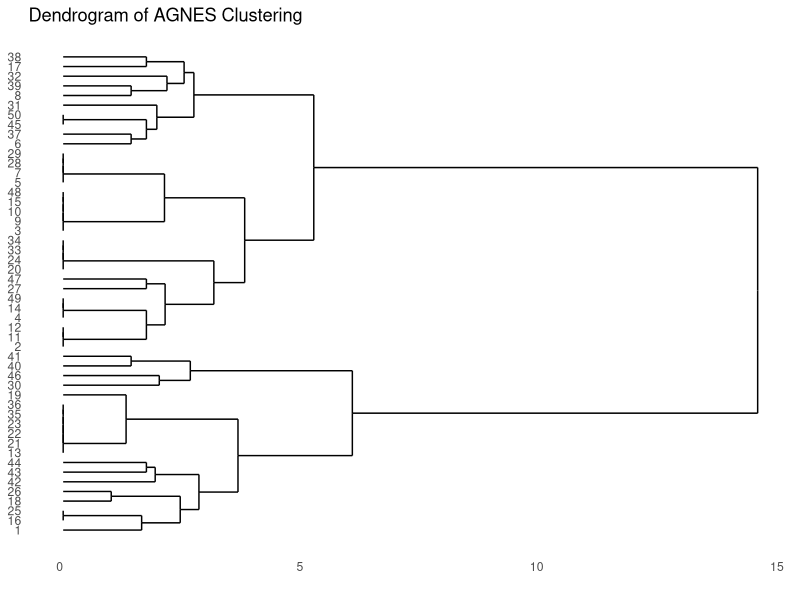
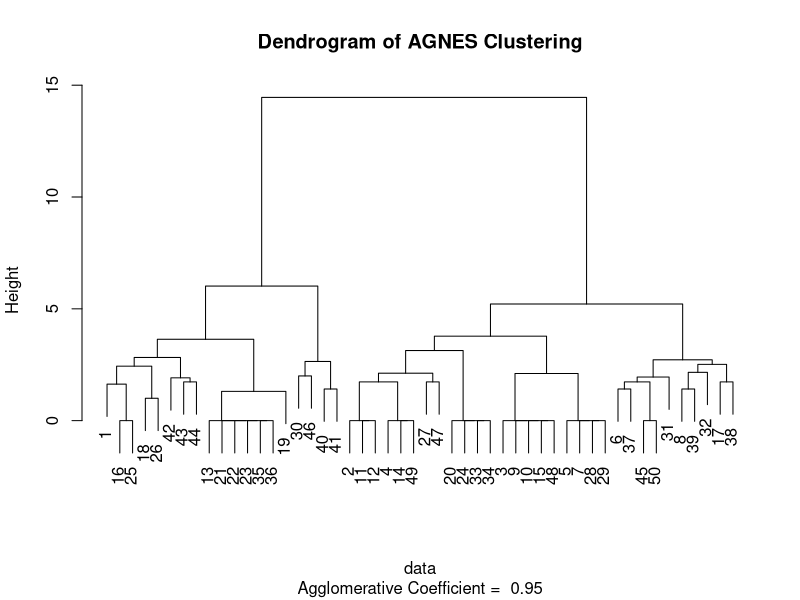

Here is the R script that generated these plots, in order: (Note: this script raises an error after producing the figures.)
# install.packages("cluster")
# install.packages("ggplot2")
# install.packages("ggdendro")
# install.packages("readxl")
# install.packages("openxlsx")
# install.packages("circlize")
# install.packages("pvclust")

library(cluster)
library(ggplot2)
library(ggdendro)
library(readxl)
library(openxlsx)
library(circlize)
library(pvclust)

data <- read_excel("datasets/anova-demographics-encoded.xlsx")
head(data)

agnes_result <- agnes(data, method = "ward", metric = "euclidean")

dendro <- as.dendrogram(agnes_result)

dendro_data <- dendro_data(dendro)
ggdendrogram(dendro_data, rotate = TRUE) + 
  labs(title = "Dendrogram of AGNES Clustering", x = "Sample index", y = "Height")

png("agg-a.png")
plot(agnes_result, which.plot = 2, main = "Dendrogram of AGNES Clustering")
dev.off()
# ----------------------------------------------------------------
# Convert the agnes result to a dendrogram
dend <- as.dendrogram(agnes_result)

# Customize the dendrogram using dendextend
dend <- dend %>%
   set("branches_k_color", k = 4) %>% # Color branches by clusters
   set("branches_lwd", 3) %>%        # Set branches width
   set("labels_cex", 2) %>%        # Set labels size
   set("nodes_pch", 19) %>%          # Set node point shape
   set("nodes_col", "blue")          # Set node point color

# Save the circular dendrogram to a PNG file
png("circular_dendrogram.png", width = 800, height = 800)
par(mar = rep(0, 4)) # Remove margins
circlize_dendrogram(dend)
dev.off()


num_clusters <- 4

cluster_labels <- cutree(as.hclust(agnes_result), k = num_clusters)

data$cluster <- cluster_labels

write.xlsx(data, "datasets/anova-demographics-encoded-with-clusters.xlsx", overwrite = TRUE)

head(data)
